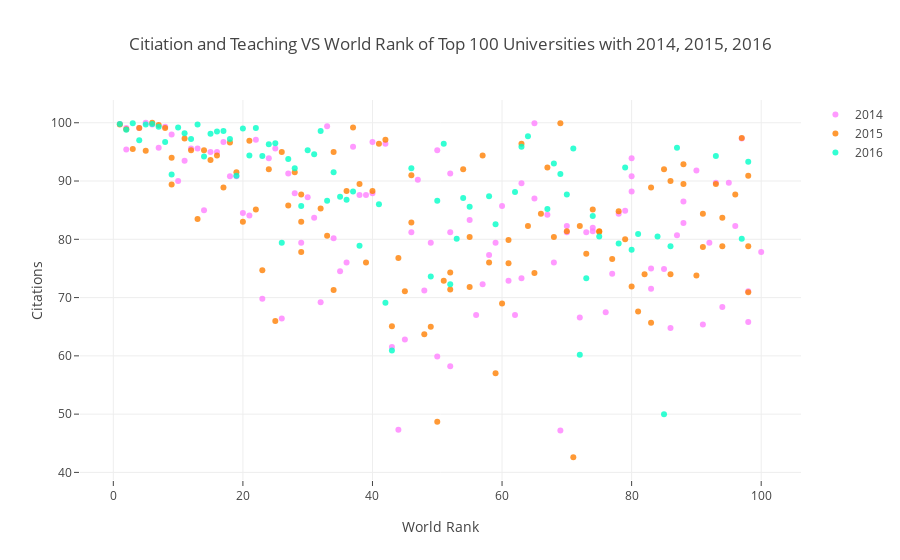

Notebook source saved alongside this figure:
### Markdown cell above
<a id="3"></a> <br>
**Scatter Plot**

*Citation vs world rank of top 100 universities with 2014, 2015 and 2016 years*

### Code cell
df2014 = timesDatas[timesDatas.year == 2014].iloc[:100,:]
df2015 = timesDatas[timesDatas.year == 2015].iloc[:100,:]
df2016 = timesDatas[timesDatas.year == 2016].iloc[:100,:]

import plotly.graph_objs as go

trace1 = go.Scatter(
                    x = df2014.world_rank,
                    y = df2014.citations,
                    mode="markers",
                    name="2014",
                    marker = dict(color = 'rgba(255,128,255,0.8)'),
                    text = df2014.university_name)

trace2 = go.Scatter(
                    x = df2015.world_rank,
                    y = df2015.citations,
                    mode="markers",
                    name="2015",
                    marker = dict(color = 'rgba(255,128,2,0.8)'),
                    text = df2015.university_name)


trace3 = go.Scatter(
                    x = df2016.world_rank,
                    y = df2016.citations,
                    mode="markers",
                    name="2016",
                    marker = dict(color = 'rgba(0,255 ,200,0.8)'),
                    text = df2016.university_name)


data = [trace1,trace2,trace3]
layout = dict(title='Citiation and Teaching VS World Rank of Top 100 Universities with 2014, 2015, 2016',
             xaxis = dict(title="World Rank",ticklen = 5 ,zeroline = False),
             yaxis = dict(title="Citations",ticklen = 5,zeroline=False))

fig = dict(data=data,layout=layout)
iplot(fig)

### Figure 1 — Plotly figure (JSON) as saved in the notebook; plotly's stock layout.template omitted (floating-point values rounded to 4 significant figures)
{"data": [{"marker": {"color": "rgba(255,128,255,0.8)"}, "mode": "markers", "name": "2014", "text": ["California Institute of Technology", "Harvard University", "University of Oxford", "Stanford University", "Massachusetts Institute of Technology", "Princeton University", "University of Cambridge", "University of California, Berkeley", "University of Chicago", "Imperial College London", "Yale University", "University of California, Los Angeles", "Columbia University", "ETH Zurich – Swiss Federal Institute of Technology Zurich", "Johns Hopkins University", "University of Pennsylvania", "Duke University", "University of Michigan", "Cornell University", "University of Toronto", "University College London", "Northwestern University", "University of Tokyo", "Carnegie Mellon University", "University of Washington", "National University of Singapore", "University of Texas at Austin", "Georgia Institute of Technology", "University of Illinois at Urbana-Champaign", "University of Wisconsin-Madison", "University of British Columbia", "London School of Economics and Political Science", "University of California, Santa Barbara", "University of Melbourne", "McGill University", "Karolinska Institute", "École Polytechnique Fédérale de Lausanne", "King’s College London", "University of Edinburgh", "New York University", "University of California, San Diego", "Washington University in St Louis", "University of Hong Kong", "Seoul National University", "Peking University", "University of Minnesota", "University of North Carolina at Chapel Hill", "Australian National University", "Pennsylvania State University", "Boston University", "Tsinghua University", "Brown University", "Kyoto University", "University of California, Davis", "LMU Munich", "Korea Advanced Institute of Science and Technology (KAIST)", "Hong Kong University of Science and Technology", "University of Manchester", "Ohio State University", "Pohang University of Science and Technology", "KU Leuven", "Purdue University", "The University of Queensland", "University of Göttingen", "Rice University", "École Normale Supérieure", "Leiden University", "Heidelberg University", "Delft University of Technology", "University of Southern California", "École Polytechnique", "University of Sydney", "Erasmus University Rotterdam", "University of Basel", "Utrecht University", "Nanyang Technological University", "Wageningen University and Research Center", "University of Pittsburgh", "University of Bristol", "Durham University", "Emory University", "Tufts University", "Michigan State University", "University of Amsterdam", "Ghent University", "Free University of Berlin", "Technical University of Munich", "Case Western Reserve University", "Vanderbilt University", "University of Notre Dame", "Monash University", "McMaster University", "University of California, Irvine", "Humboldt University of Berlin", "University of Rochester", "Pierre and Marie Curie University", "University of Colorado Boulder", "Maastricht University", "University of Groningen", "University of Helsinki"], "type": "scatter", "uid": "c1fb7cfa-2a63-4638-9c5b-9ad6b164fb90", "x": ["1", "2", "2", "4", "5", "6", "7", "8", "9", "10", "11", "12", "13", "14", "15", "16", "17", "18", "19", "20", "21", "22", "23", "24", "25", "26", "27", "28", "29", "30", "31", "32", "33", "34", "35", "36", "37", "38", "39", "40", "40", "42", "43", "44", "45", "46", "47", "48", "49", "50", "50", "52", "52", "52", "55", "56", "57", "58", "59", "60", "61", "62", "63", "63", "65", "65", "67", "68", "69", "70", "70", "72", "73", "74", "74", "76", "77", "78", "79", "80", "80", "80", "83", "83", "85", "86", "87", "88", "88", "90", "91", "92", "93", "94", "95", "96", "97", "98", "98", "100"], "y": [99.8, 99.1, 95.4, 99.1, 100.0, 99.7, 95.7, 99.3, 98.0, 90.0, 93.5, 95.6, 95.6, 85.0, 95.0, 95.0, 96.7, 90.8, 90.8, 84.5, 84.1, 97.1, 69.8, 93.9, 95.6, 66.4, 91.3, 87.9, 79.4, 87.2, 83.7, 69.2, 99.4, 80.2, 74.5, 76.0, 95.9, 87.6, 87.6, 87.9, 96.7, 96.4, 61.5, 47.3, 62.8, 81.2, 90.2, 71.2, 79.4, 95.3, 59.9, 91.3, 58.2, 81.2, 83.3, 67.0, 72.3, 77.3, 79.4, 85.7, 72.9, 67.0, 73.3, 89.6, 99.9, 87.0, 84.2, 76.0, 47.2, 81.2, 82.3, 66.6, 81.2, 81.4, 82.0, 67.5, 74.1, 84.4, 84.9, 88.2, 90.8, 93.9, 71.5, 75.0, 74.9, 64.8, 80.7, 82.8, 86.5, 91.8, 65.4, 79.4, 89.7, 68.4, 89.7, 82.3, 97.3, 65.8, 71.1, 77.8]}, {"marker": {"color": "rgba(255,128,2,0.8)"}, "mode": "markers", "name": "2015", "text": ["California Institute of Technology", "Harvard University", "University of Oxford", "Stanford University", "University of Cambridge", "Massachusetts Institute of Technology", "Princeton University", "University of California, Berkeley", "Imperial College London", "Yale University", "University of Chicago", "University of California, Los Angeles", "ETH Zurich – Swiss Federal Institute of Technology Zurich", "Columbia University", "Johns Hopkins University", "University of Pennsylvania", "University of Michigan", "Duke University", "Cornell University", "University of Toronto", "Northwestern University", "University College London", "University of Tokyo", "Carnegie Mellon University", "National University of Singapore", "University of Washington", "Georgia Institute of Technology", "University of Texas at Austin", "LMU Munich", "University of Illinois at Urbana-Champaign", "University of Wisconsin-Madison", "University of British Columbia", "University of Melbourne", "London School of Economics and Political Science", "École Polytechnique Fédérale de Lausanne", "University of Edinburgh", "University of California, Santa Barbara", "New York University", "McGill University", "King’s College London", "University of California, San Diego", "Washington University in St Louis", "University of Hong Kong", "Karolinska Institute", "Australian National University", "University of Minnesota", "University of North Carolina at Chapel Hill", "Peking University", "Tsinghua University", "Seoul National University", "Hong Kong University of Science and Technology", "Korea Advanced Institute of Science and Technology (KAIST)", "University of Manchester", "Brown University", "KU Leuven", "University of California, Davis", "Boston University", "Pennsylvania State University", "Kyoto University", "University of Sydney", "Nanyang Technological University", "École Polytechnique", "Scuola Normale Superiore di Pisa", "Leiden University", "The University of Queensland", "Pohang University of Science and Technology", "University of Göttingen", "Ohio State University", "Rice University", "Heidelberg University", "Delft University of Technology", "Erasmus University Rotterdam", "Wageningen University and Research Center", "University of Bristol", "University of Basel", "University of Southern California", "University of Amsterdam", "École Normale Supérieure", "Utrecht University", "Humboldt University of Berlin", "Free University of Berlin", "Michigan State University", "Durham University", "Monash University", "Middle East Technical University", "University of Arizona", "University of Notre Dame", "Tufts University", "University of California, Irvine", "Ghent University", "University of Massachusetts", "University of Pittsburgh", "Emory University", "McMaster University", "University of Glasgow", "Vanderbilt University", "University of Colorado Boulder", "Stockholm University", "Technical University of Munich", "Uppsala University"], "type": "scatter", "uid": "4ba4a0f1-faed-48d3-840c-2f068d142fad", "x": ["1", "2", "3", "4", "5", "6", "7", "8", "9", "9", "11", "12", "13", "14", "15", "16", "17", "18", "19", "20", "21", "22", "23", "24", "25", "26", "27", "28", "29", "29", "29", "32", "33", "34", "34", "36", "37", "38", "39", "40", "41", "42", "43", "44", "45", "46", "46", "48", "49", "50", "51", "52", "52", "54", "55", "55", "57", "58", "59", "60", "61", "61", "63", "64", "65", "66", "67", "68", "69", "70", "71", "72", "73", "74", "75", "75", "77", "78", "79", "80", "81", "82", "83", "83", "85", "86", "86", "88", "88", "90", "91", "91", "93", "94", "94", "96", "97", "98", "98", "98"], "y": [99.7, 98.9, 95.5, 99.1, 95.2, 100.0, 99.6, 99.1, 89.4, 94.0, 97.3, 95.3, 83.5, 95.3, 93.6, 94.4, 88.9, 96.6, 91.5, 83.0, 96.9, 85.1, 74.7, 92.0, 66.0, 95.0, 85.8, 91.5, 83.0, 77.8, 87.7, 85.3, 80.6, 71.3, 95.0, 88.3, 99.2, 89.5, 76.0, 88.3, 96.4, 97.1, 65.1, 76.8, 71.1, 82.9, 91.0, 63.7, 65.0, 48.7, 72.9, 71.4, 74.3, 92.0, 71.8, 80.4, 94.4, 76.0, 57.0, 69.0, 75.9, 79.9, 96.4, 82.3, 74.2, 84.4, 92.3, 80.4, 99.9, 81.4, 42.6, 82.3, 77.5, 85.1, 81.4, 81.3, 76.6, 84.8, 80.0, 71.9, 67.6, 74.0, 88.9, 65.7, 92.0, 74.0, 90.0, 92.9, 89.5, 73.8, 78.7, 84.4, 89.5, 78.8, 83.7, 87.7, 97.4, 90.9, 78.8, 70.9]}, {"marker": {"color": "rgba(0,255 ,200,0.8)"}, "mode": "markers", "name": "2016", "text": ["California Institute of Technology", "University of Oxford", "Stanford University", "University of Cambridge", "Massachusetts Institute of Technology", "Harvard University", "Princeton University", "Imperial College London", "ETH Zurich – Swiss Federal Institute of Technology Zurich", "University of Chicago", "Johns Hopkins University", "Yale University", "University of California, Berkeley", "University College London", "Columbia University", "University of California, Los Angeles", "University of Pennsylvania", "Cornell University", "University of Toronto", "Duke University", "University of Michigan", "Carnegie Mellon University", "London School of Economics and Political Science", "University of Edinburgh", "Northwestern University", "National University of Singapore", "King’s College London", "Karolinska Institute", "LMU Munich", "New York University", "École Polytechnique Fédérale de Lausanne", "University of Washington", "University of Melbourne", "University of British Columbia", "KU Leuven", "University of Illinois at Urbana-Champaign", "Heidelberg University", "McGill University", "University of California, San Diego", "University of California, Santa Barbara", "Georgia Institute of Technology", "Peking University", "University of Tokyo", "University of California, Davis", "University of Hong Kong", "University of Texas at Austin", "Tsinghua University", "Wageningen University and Research Center", "Humboldt University of Berlin", "University of Wisconsin-Madison", "Brown University", "Australian National University", "Technical University of Munich", "École Normale Supérieure", "Nanyang Technological University", "University of Manchester", "University of Sydney", "University of Amsterdam", "Hong Kong University of Science and Technology", "The University of Queensland", "Washington University in St Louis", "Utrecht University", "University of North Carolina at Chapel Hill", "Boston University", "Delft University of Technology", "University of Minnesota", "Leiden University", "University of Southern California", "University of Bristol", "Durham University", "Erasmus University Rotterdam", "Free University of Berlin", "Monash University", "University of Groningen", "Pennsylvania State University", "University of Glasgow", "University of Helsinki", "University of Tübingen", "University of Pittsburgh", "University of Warwick", "Uppsala University", "University of Copenhagen", "University of New South Wales", "University of Freiburg", "Seoul National University", "University of St Andrews", "Vanderbilt University", "Kyoto University", "Maastricht University", "Emory University", "Lund University", "Ohio State University", "University of Exeter", "University of Bonn", "Georgetown University", "McMaster University", "University of Sheffield", "Queen Mary University of London", "University of Göttingen", "Michigan State University"], "type": "scatter", "uid": "56a3c940-a0bb-409f-8ce0-5b7c771933d6", "x": ["1", "2", "3", "4", "5", "6", "7", "8", "9", "10", "11", "12", "13", "14", "15", "16", "17", "18", "19", "20", "21", "22", "23", "24", "25", "26", "27", "28", "29", "30", "31", "32", "33", "34", "35", "36", "37", "38", "=39", "=39", "41", "42", "43", "=44", "=44", "46", "=47", "=47", "49", "50", "51", "52", "53", "54", "55", "=56", "=56", "58", "59", "=60", "=60", "62", "63", "64", "=65", "=65", "67", "68", "69", "70", "71", "72", "73", "74", "75", "=76", "=76", "78", "79", "80", "81", "=82", "=82", "84", "85", "86", "87", "=88", "=88", "=90", "=90", "=90", "93", "=94", "=94", "=94", "97", "98", "=99", "=99"], "y": [99.8, 98.8, 99.9, 97.0, 99.7, 99.8, 99.3, 96.7, 91.1, 99.2, 98.2, 97.2, 99.7, 94.2, 98.1, 98.5, 98.6, 97.2, 90.9, 99.0, 94.4, 99.1, 94.3, 96.3, 96.5, 79.4, 93.8, 92.2, 85.7, 95.3, 94.6, 98.6, 86.6, 91.5, 87.3, 86.8, 88.2, 78.9, 98.7, 99.2, 86.0, 69.1, 60.9, 84.3, 70.1, 92.2, 58.8, 87.8, 73.6, 86.6, 96.4, 72.3, 80.1, 87.1, 85.6, 77.3, 77.5, 87.4, 82.6, 82.4, 99.2, 88.1, 95.9, 97.7, 61.5, 88.0, 85.2, 93.0, 91.2, 87.7, 95.6, 60.2, 73.3, 84.0, 80.5, 92.3, 82.1, 79.3, 92.3, 78.2, 80.9, 86.2, 82.1, 80.5, 50.0, 78.8, 95.7, 46.6, 82.7, 96.7, 81.3, 83.2, 94.3, 85.3, 82.5, 84.9, 80.1, 93.3, 72.7, 76.8]}], "layout": {"title": {"text": "Citiation and Teaching VS World Rank of Top 100 Universities with 2014, 2015, 2016"}, "xaxis": {"ticklen": 5, "title": {"text": "World Rank"}, "zeroline": false}, "yaxis": {"ticklen": 5, "title": {"text": "Citations"}, "zeroline": false}}}
